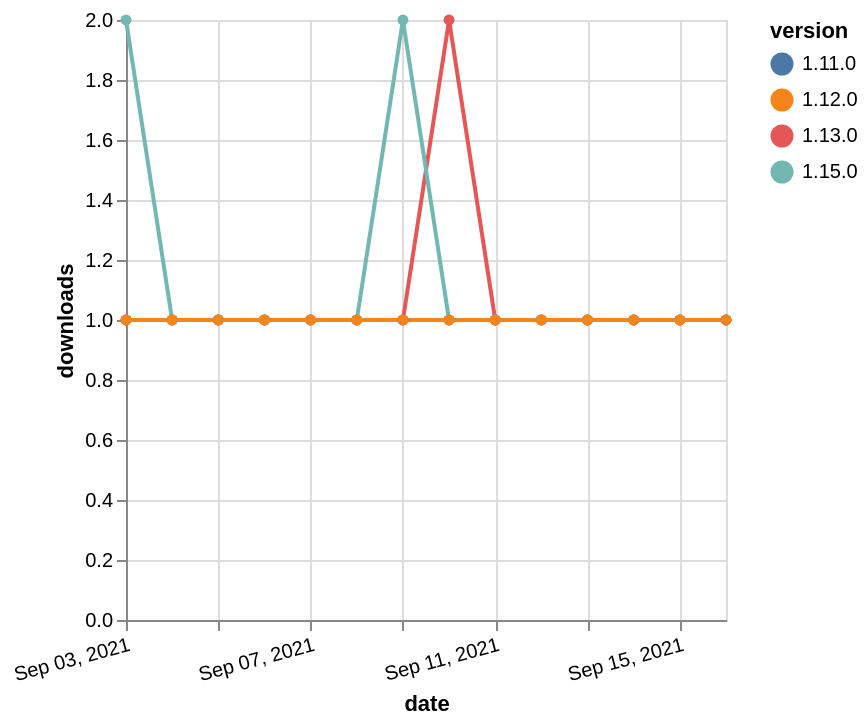

Specify this chart in Vega-Lite:
### Vega-Lite specification from a JSON file in a GitHub repository (floating-point values rounded to 4 significant figures)
{"$schema": "https://vega.github.io/schema/vega-lite/v5.json", "description": "A simple bar chart with embedded data.", "data": {"values": [{"date": "2021-09-03", "total": 206, "delta": 1, "version": "1.11.0"}, {"date": "2021-09-04", "total": 207, "delta": 1, "version": "1.11.0"}, {"date": "2021-09-05", "total": 208, "delta": 1, "version": "1.11.0"}, {"date": "2021-09-06", "total": 209, "delta": 1, "version": "1.11.0"}, {"date": "2021-09-07", "total": 210, "delta": 1, "version": "1.11.0"}, {"date": "2021-09-08", "total": 211, "delta": 1, "version": "1.11.0"}, {"date": "2021-09-09", "total": 212, "delta": 1, "version": "1.11.0"}, {"date": "2021-09-10", "total": 213, "delta": 1, "version": "1.11.0"}, {"date": "2021-09-11", "total": 214, "delta": 1, "version": "1.11.0"}, {"date": "2021-09-12", "total": 215, "delta": 1, "version": "1.11.0"}, {"date": "2021-09-13", "total": 216, "delta": 1, "version": "1.11.0"}, {"date": "2021-09-14", "total": 217, "delta": 1, "version": "1.11.0"}, {"date": "2021-09-15", "total": 218, "delta": 1, "version": "1.11.0"}, {"date": "2021-09-16", "total": 219, "delta": 1, "version": "1.11.0"}, {"date": "2021-09-03", "total": 290, "delta": 1, "version": "1.13.0"}, {"date": "2021-09-04", "total": 291, "delta": 1, "version": "1.13.0"}, {"date": "2021-09-05", "total": 292, "delta": 1, "version": "1.13.0"}, {"date": "2021-09-06", "total": 293, "delta": 1, "version": "1.13.0"}, {"date": "2021-09-07", "total": 294, "delta": 1, "version": "1.13.0"}, {"date": "2021-09-08", "total": 295, "delta": 1, "version": "1.13.0"}, {"date": "2021-09-09", "total": 296, "delta": 1, "version": "1.13.0"}, {"date": "2021-09-10", "total": 298, "delta": 2, "version": "1.13.0"}, {"date": "2021-09-11", "total": 299, "delta": 1, "version": "1.13.0"}, {"date": "2021-09-12", "total": 300, "delta": 1, "version": "1.13.0"}, {"date": "2021-09-13", "total": 301, "delta": 1, "version": "1.13.0"}, {"date": "2021-09-14", "total": 302, "delta": 1, "version": "1.13.0"}, {"date": "2021-09-15", "total": 303, "delta": 1, "version": "1.13.0"}, {"date": "2021-09-16", "total": 304, "delta": 1, "version": "1.13.0"}, {"date": "2021-09-03", "total": 111, "delta": 2, "version": "1.15.0"}, {"date": "2021-09-04", "total": 112, "delta": 1, "version": "1.15.0"}, {"date": "2021-09-05", "total": 113, "delta": 1, "version": "1.15.0"}, {"date": "2021-09-06", "total": 114, "delta": 1, "version": "1.15.0"}, {"date": "2021-09-07", "total": 115, "delta": 1, "version": "1.15.0"}, {"date": "2021-09-08", "total": 116, "delta": 1, "version": "1.15.0"}, {"date": "2021-09-09", "total": 118, "delta": 2, "version": "1.15.0"}, {"date": "2021-09-10", "total": 119, "delta": 1, "version": "1.15.0"}, {"date": "2021-09-11", "total": 120, "delta": 1, "version": "1.15.0"}, {"date": "2021-09-12", "total": 121, "delta": 1, "version": "1.15.0"}, {"date": "2021-09-13", "total": 122, "delta": 1, "version": "1.15.0"}, {"date": "2021-09-14", "total": 123, "delta": 1, "version": "1.15.0"}, {"date": "2021-09-15", "total": 124, "delta": 1, "version": "1.15.0"}, {"date": "2021-09-16", "total": 125, "delta": 1, "version": "1.15.0"}, {"date": "2021-09-03", "total": 175, "delta": 1, "version": "1.12.0"}, {"date": "2021-09-04", "total": 176, "delta": 1, "version": "1.12.0"}, {"date": "2021-09-05", "total": 177, "delta": 1, "version": "1.12.0"}, {"date": "2021-09-06", "total": 178, "delta": 1, "version": "1.12.0"}, {"date": "2021-09-07", "total": 179, "delta": 1, "version": "1.12.0"}, {"date": "2021-09-08", "total": 180, "delta": 1, "version": "1.12.0"}, {"date": "2021-09-09", "total": 181, "delta": 1, "version": "1.12.0"}, {"date": "2021-09-10", "total": 182, "delta": 1, "version": "1.12.0"}, {"date": "2021-09-11", "total": 183, "delta": 1, "version": "1.12.0"}, {"date": "2021-09-12", "total": 184, "delta": 1, "version": "1.12.0"}, {"date": "2021-09-13", "total": 185, "delta": 1, "version": "1.12.0"}, {"date": "2021-09-14", "total": 186, "delta": 1, "version": "1.12.0"}, {"date": "2021-09-15", "total": 187, "delta": 1, "version": "1.12.0"}, {"date": "2021-09-16", "total": 188, "delta": 1, "version": "1.12.0"}]}, "width": "container", "mark": {"type": "line", "point": {"filled": true}}, "encoding": {"x": {"field": "date", "type": "temporal", "timeUnit": "yearmonthdate", "title": "date", "axis": {"labelAngle": -15}}, "y": {"field": "delta", "type": "quantitative", "title": "downloads"}, "color": {"field": "version", "type": "nominal"}, "tooltip": {"field": "delta"}}}
